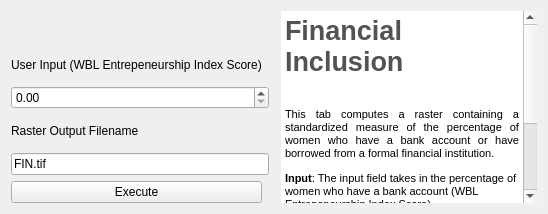
         <widget class="QWidget" name="tab_15">
          <attribute name="title">
           <string>Financial Inclusion</string>
          </attribute>
          <layout class="QGridLayout" name="gridLayout_7">
           <item row="2" column="0" colspan="2">
            <widget class="QDoubleSpinBox" name="FIN_User_Value_Input">
             <property name="maximum">
              <double>100.000000000000000</double>
             </property>
            </widget>
           </item>
           <item row="4" column="0" colspan="2">
            <widget class="QgsFilterLineEdit" name="FIN_Output_Field">
             <property name="text">
              <string>FIN.tif</string>
             </property>
             <property name="qgisRelation" stdset="0">
              <string notr="true"/>
             </property>
            </widget>
           </item>
           <item row="5" column="1" colspan="2">
            <widget class="QLabel" name="FIN_status">
             <property name="text">
              <string/>
             </property>
            </widget>
           </item>
           <item row="0" column="3" rowspan="6">
            <widget class="QTextEdit" name="textEdit_7">
             <property name="enabled">
              <bool>true</bool>
             </property>
             <property name="frameShape">
              <enum>QFrame::NoFrame</enum>
             </property>
             <property name="readOnly">
              <bool>true</bool>
             </property>
             <property name="html">
              <string>&lt;!DOCTYPE HTML PUBLIC &quot;-//W3C//DTD HTML 4.0//EN&quot; &quot;http://www.w3.org/TR/REC-html40/strict.dtd&quot;&gt;
&lt;html&gt;&lt;head&gt;&lt;meta name=&quot;qrichtext&quot; content=&quot;1&quot; /&gt;&lt;style type=&quot;text/css&quot;&gt;
p, li { white-space: pre-wrap; }
&lt;/style&gt;&lt;/head&gt;&lt;body style=&quot; font-family:'MS Shell Dlg 2'; font-size:8.25pt; font-weight:400; font-style:normal;&quot;&gt;
&lt;p style=&quot; margin-top:0px; margin-bottom:0px; margin-left:0px; margin-right:0px; -qt-block-indent:0; text-indent:0px;&quot;&gt;&lt;span style=&quot; font-size:20pt; font-weight:600; color:#535353;&quot;&gt;Financial Inclusion&lt;/span&gt;&lt;/p&gt;
&lt;p style=&quot;-qt-paragraph-type:empty; margin-top:0px; margin-bottom:0px; margin-left:0px; margin-right:0px; -qt-block-indent:0; text-indent:0px; font-size:20pt; font-weight:600; color:#535353;&quot;&gt;&lt;br /&gt;&lt;/p&gt;
&lt;p align=&quot;justify&quot; style=&quot; margin-top:0px; margin-bottom:0px; margin-left:0px; margin-right:0px; -qt-block-indent:0; text-indent:0px;&quot;&gt;&lt;span style=&quot; font-size:8pt;&quot;&gt;This tab computes a raster containing a standardized measure of the percentage of women who have a bank account or have borrowed from a formal financial institution.   &lt;/span&gt;&lt;/p&gt;
&lt;p style=&quot; margin-top:12px; margin-bottom:12px; margin-left:0px; margin-right:0px; -qt-block-indent:0; text-indent:0px;&quot;&gt;&lt;span style=&quot; font-size:8pt; font-weight:600;&quot;&gt;Input&lt;/span&gt;&lt;span style=&quot; font-size:8pt;&quot;&gt;: The input field takes in the &lt;/span&gt;&lt;a name=&quot;_Hlk146893042&quot;&gt;&lt;/a&gt;&lt;span style=&quot; font-size:8pt;&quot;&gt;p&lt;/span&gt;&lt;span style=&quot; font-size:8pt;&quot;&gt;ercentage of women who have a bank account (WBL Entrepeneurship Index Score). &lt;/span&gt;&lt;/p&gt;
&lt;p style=&quot; margin-top:12px; margin-bottom:12px; margin-left:0px; margin-right:0px; -qt-block-indent:0; text-indent:0px;&quot;&gt;&lt;span style=&quot; font-size:8pt; font-weight:600;&quot;&gt;Output&lt;/span&gt;&lt;span style=&quot; font-size:8pt;&quot;&gt;: A raster file containing values ranging from 0 to 5 is saved to the output directory. A value of 5 signifies areas where all women possess a bank account or have borrowed from a formal financial institution, whereas  a value of 0 represents areas where no women have a bank account or have borrowed from a formal institution. &lt;/span&gt;&lt;/p&gt;&lt;/body&gt;&lt;/html&gt;</string>
             </property>
            </widget>
           </item>
           <item row="3" column="0" colspan="2">
            <widget class="QLabel" name="label_10">
             <property name="maximumSize">
              <size>
               <width>16777215</width>
               <height>50</height>
              </size>
             </property>
             <property name="text">
              <string>Raster Output Filename</string>
             </property>
            </widget>
           </item>
           <item row="1" column="0">
            <widget class="QLabel" name="label_2">
             <property name="maximumSize">
              <size>
               <width>16777215</width>
               <height>50</height>
              </size>
             </property>
             <property name="text">
              <string>User Input (WBL Entrepeneurship Index Score)</string>
             </property>
            </widget>
           </item>
           <item row="5" column="0">
            <widget class="QPushButton" name="FIN_Execute_PB">
             <property name="text">
              <string>Execute</string>
             </property>
            </widget>
           </item>
          </layout>
         </widget>
